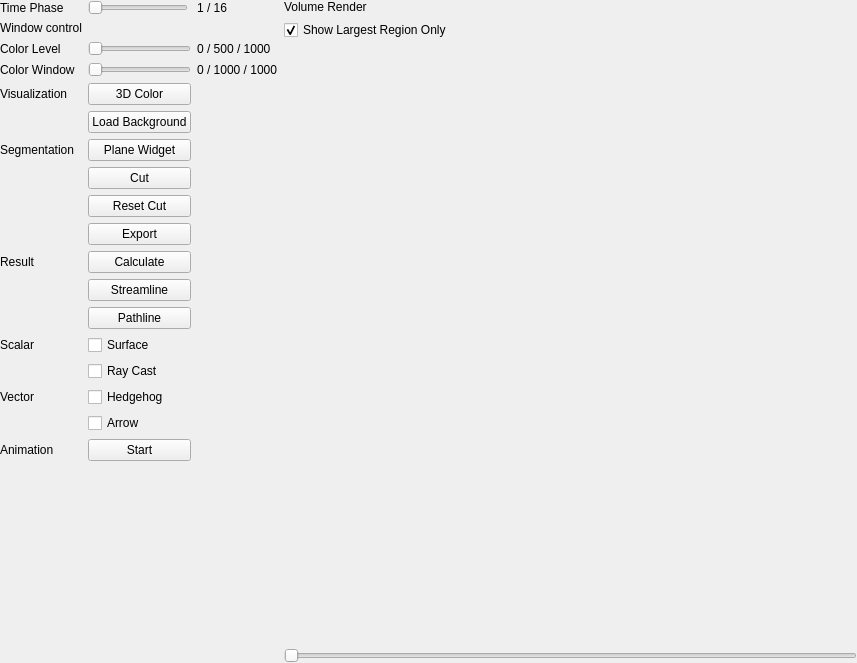
<?xml version="1.0" encoding="UTF-8"?>
<ui version="4.0">
 <class>Widget_TimeSeriesView</class>
 <widget class="QWidget" name="Widget_TimeSeriesView">
  <property name="geometry">
   <rect>
    <x>0</x>
    <y>0</y>
    <width>857</width>
    <height>663</height>
   </rect>
  </property>
  <property name="windowTitle">
   <string>Time Series View</string>
  </property>
  <layout class="QHBoxLayout" name="horizontalLayout" stretch="0,0">
   <property name="sizeConstraint">
    <enum>QLayout::SetDefaultConstraint</enum>
   </property>
   <property name="leftMargin">
    <number>0</number>
   </property>
   <property name="topMargin">
    <number>0</number>
   </property>
   <property name="rightMargin">
    <number>0</number>
   </property>
   <property name="bottomMargin">
    <number>0</number>
   </property>
   <item>
    <layout class="QGridLayout" name="gridLayout_LeftPane">
     <item row="16" column="1">
      <widget class="QCheckBox" name="checkBoxShowArrow">
       <property name="text">
        <string>Arrow</string>
       </property>
      </widget>
     </item>
     <item row="4" column="1">
      <widget class="QPushButton" name="btnSetColor3D">
       <property name="text">
        <string>3D Color</string>
       </property>
      </widget>
     </item>
     <item row="13" column="0">
      <widget class="QLabel" name="label_10">
       <property name="text">
        <string>Scalar</string>
       </property>
      </widget>
     </item>
     <item row="3" column="2">
      <widget class="QLabel" name="label_9">
       <property name="text">
        <string>0 / 1000 / 1000</string>
       </property>
      </widget>
     </item>
     <item row="11" column="1">
      <widget class="QPushButton" name="btnStreamline">
       <property name="text">
        <string>Streamline</string>
       </property>
      </widget>
     </item>
     <item row="10" column="1">
      <widget class="QPushButton" name="btnCalculate">
       <property name="text">
        <string>Calculate</string>
       </property>
      </widget>
     </item>
     <item row="10" column="0">
      <widget class="QLabel" name="label_3">
       <property name="text">
        <string>Result</string>
       </property>
      </widget>
     </item>
     <item row="2" column="0">
      <widget class="QLabel" name="label_6">
       <property name="text">
        <string>Color Level</string>
       </property>
      </widget>
     </item>
     <item row="7" column="1">
      <widget class="QPushButton" name="btnCut">
       <property name="text">
        <string>Cut</string>
       </property>
      </widget>
     </item>
     <item row="6" column="0">
      <widget class="QLabel" name="label_4">
       <property name="text">
        <string>Segmentation</string>
       </property>
      </widget>
     </item>
     <item row="5" column="1">
      <widget class="QPushButton" name="btnLoadBackground">
       <property name="text">
        <string>Load Background</string>
       </property>
      </widget>
     </item>
     <item row="1" column="0">
      <widget class="QLabel" name="label_5">
       <property name="text">
        <string>Window control</string>
       </property>
      </widget>
     </item>
     <item row="4" column="0">
      <widget class="QLabel" name="label">
       <property name="text">
        <string>Visualization</string>
       </property>
      </widget>
     </item>
     <item row="3" column="1">
      <widget class="QSlider" name="sliderColorWindow">
       <property name="sizePolicy">
        <sizepolicy hsizetype="Minimum" vsizetype="Fixed">
         <horstretch>0</horstretch>
         <verstretch>0</verstretch>
        </sizepolicy>
       </property>
       <property name="minimumSize">
        <size>
         <width>100</width>
         <height>0</height>
        </size>
       </property>
       <property name="orientation">
        <enum>Qt::Horizontal</enum>
       </property>
      </widget>
     </item>
     <item row="12" column="1">
      <widget class="QPushButton" name="btnPathline">
       <property name="text">
        <string>Pathline</string>
       </property>
      </widget>
     </item>
     <item row="18" column="0">
      <spacer name="verticalSpacer">
       <property name="orientation">
        <enum>Qt::Vertical</enum>
       </property>
       <property name="sizeHint" stdset="0">
        <size>
         <width>20</width>
         <height>40</height>
        </size>
       </property>
      </spacer>
     </item>
     <item row="2" column="1">
      <widget class="QSlider" name="sliderColorLevel">
       <property name="sizePolicy">
        <sizepolicy hsizetype="Minimum" vsizetype="Fixed">
         <horstretch>0</horstretch>
         <verstretch>0</verstretch>
        </sizepolicy>
       </property>
       <property name="minimumSize">
        <size>
         <width>100</width>
         <height>0</height>
        </size>
       </property>
       <property name="orientation">
        <enum>Qt::Horizontal</enum>
       </property>
      </widget>
     </item>
     <item row="14" column="1">
      <widget class="QCheckBox" name="checkBoxShowRayCast">
       <property name="text">
        <string>Ray Cast</string>
       </property>
      </widget>
     </item>
     <item row="8" column="1">
      <widget class="QPushButton" name="btnCutReset">
       <property name="text">
        <string>Reset Cut</string>
       </property>
      </widget>
     </item>
     <item row="2" column="2">
      <widget class="QLabel" name="label_8">
       <property name="text">
        <string>0 / 500 / 1000</string>
       </property>
      </widget>
     </item>
     <item row="0" column="0">
      <widget class="QLabel" name="label_2">
       <property name="text">
        <string>Time Phase</string>
       </property>
      </widget>
     </item>
     <item row="0" column="1">
      <widget class="QSlider" name="sliderTimePhase">
       <property name="sizePolicy">
        <sizepolicy hsizetype="Fixed" vsizetype="Fixed">
         <horstretch>0</horstretch>
         <verstretch>0</verstretch>
        </sizepolicy>
       </property>
       <property name="minimumSize">
        <size>
         <width>100</width>
         <height>0</height>
        </size>
       </property>
       <property name="pageStep">
        <number>1</number>
       </property>
       <property name="orientation">
        <enum>Qt::Horizontal</enum>
       </property>
      </widget>
     </item>
     <item row="15" column="0">
      <widget class="QLabel" name="label_11">
       <property name="text">
        <string>Vector</string>
       </property>
      </widget>
     </item>
     <item row="15" column="1">
      <widget class="QCheckBox" name="checkBoxShowHedgehog">
       <property name="text">
        <string>Hedgehog</string>
       </property>
      </widget>
     </item>
     <item row="0" column="2">
      <widget class="QLabel" name="labelTimePhase">
       <property name="text">
        <string>1 / 16</string>
       </property>
      </widget>
     </item>
     <item row="13" column="1">
      <widget class="QCheckBox" name="checkBoxShowSurface">
       <property name="text">
        <string>Surface</string>
       </property>
      </widget>
     </item>
     <item row="6" column="1">
      <widget class="QPushButton" name="btnPlaneWidget">
       <property name="text">
        <string>Plane Widget</string>
       </property>
      </widget>
     </item>
     <item row="9" column="1">
      <widget class="QPushButton" name="btnExportSegmentation">
       <property name="text">
        <string>Export</string>
       </property>
      </widget>
     </item>
     <item row="3" column="0">
      <widget class="QLabel" name="label_7">
       <property name="text">
        <string>Color Window</string>
       </property>
      </widget>
     </item>
     <item row="17" column="1">
      <widget class="QPushButton" name="btnAnimationStartStop">
       <property name="text">
        <string>Start</string>
       </property>
      </widget>
     </item>
     <item row="17" column="0">
      <widget class="QLabel" name="label_12">
       <property name="text">
        <string>Animation</string>
       </property>
      </widget>
     </item>
    </layout>
   </item>
   <item>
    <layout class="QGridLayout" name="gridLayout_RightPane">
     <item row="1" column="1">
      <layout class="QVBoxLayout" name="verticalLayoutPane4">
       <property name="spacing">
        <number>0</number>
       </property>
       <item>
        <layout class="QVBoxLayout" name="verticalLayout">
         <property name="spacing">
          <number>6</number>
         </property>
         <item>
          <widget class="QLabel" name="labelTitlePane4">
           <property name="text">
            <string>Volume Render</string>
           </property>
          </widget>
         </item>
         <item>
          <widget class="QCheckBox" name="checkShowLargest">
           <property name="text">
            <string>Show Largest Region Only</string>
           </property>
           <property name="checked">
            <bool>true</bool>
           </property>
          </widget>
         </item>
        </layout>
       </item>
       <item>
        <widget class="QVTKRenderWindowInteractor" name="vtkWidgetVolumeRender" native="true">
         <property name="sizePolicy">
          <sizepolicy hsizetype="Preferred" vsizetype="MinimumExpanding">
           <horstretch>0</horstretch>
           <verstretch>0</verstretch>
          </sizepolicy>
         </property>
         <property name="minimumSize">
          <size>
           <width>100</width>
           <height>100</height>
          </size>
         </property>
        </widget>
       </item>
       <item>
        <widget class="QSlider" name="sliderPane4">
         <property name="orientation">
          <enum>Qt::Horizontal</enum>
         </property>
        </widget>
       </item>
      </layout>
     </item>
    </layout>
   </item>
  </layout>
 </widget>
 <customwidgets>
  <customwidget>
   <class>QVTKRenderWindowInteractor</class>
   <extends>QWidget</extends>
   <header location="global">vtk.qt.QVTKRenderWindowInteractor.h</header>
   <container>1</container>
  </customwidget>
 </customwidgets>
 <resources/>
 <connections/>
</ui>
